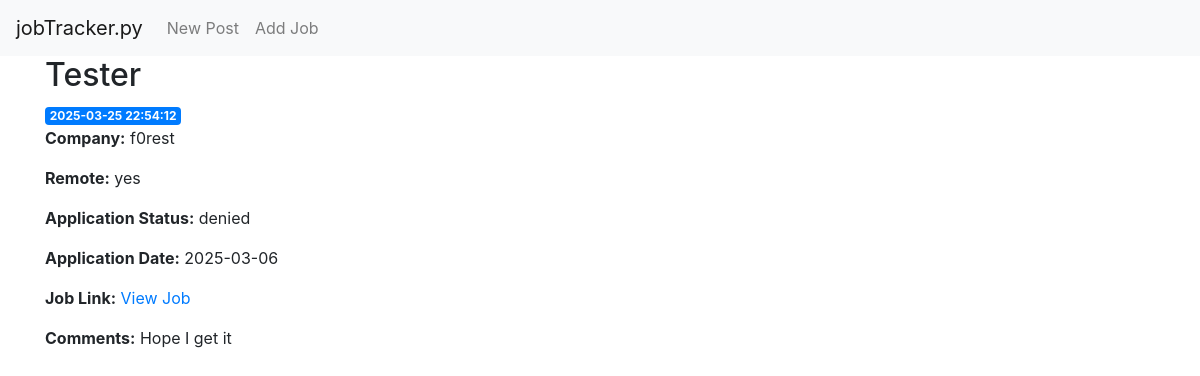
The page /job/3 on the database its author committed.
### tables this page shows
CREATE TABLE jobs (
    id INTEGER PRIMARY KEY AUTOINCREMENT,
    created TIMESTAMP NOT NULL DEFAULT CURRENT_TIMESTAMP,
    job_title TEXT NOT NULL,
    company TEXT NOT NULL,
    remote_q TEXT CHECK(remote_q IN ('yes', 'no', 'hybrid')) NOT NULL,
    applied TEXT CHECK (applied IN ('applied', 'interested', 'interviewing', 'hired', 'denied')) NOT NULL,
    applied_date DATE,
    link TEXT,
    comments TEXT
);

### app.py (the view)
@app.route('/job/<int:job_id>')
def job(job_id):
    job = get_job(job_id)
    return render_template('job.html', job=job)

### app.py (called while the page is built)
def get_db_connection():
    conn = sqlite3.connect('database.db')
    conn.row_factory = sqlite3.Row
    return conn

def get_job(job_id):
    conn = get_db_connection()
    job = conn.execute('SELECT * FROM jobs WHERE id = ?',
                        (job_id,)).fetchone()
    conn.close()
    if job is None:
        abort(404)
    return job

### templates/job.html
{% extends 'base.html' %}
{% block content %}
    <h2>{% block title %} {{ job['job_title'] }} {% endblock %}</h2>
    <span class="badge badge-primary">{{ job['created'] }}</span>
    <p><strong>Company:</strong> {{ job['company'] }}</p>
    <p><strong>Remote:</strong> {{ job['remote_q'] }}</p>
    <p><strong>Application Status:</strong> {{ job['applied'] }}</p>
    <p><strong>Application Date:</strong> {{ job['applied_date'] if job['applied_date'] else 'N/A' }}</p>
    <p><strong>Job Link:</strong>
        {% if job['link'] %}
            <a href="{{ job['link'] }}" target="_blank">View Job</a>
        {% else %}
            N/A
        {% endif %}
    </p>
    <p><strong>Comments:</strong>
        {% if job['comments'] %}
            {{ job['comments'] }}
        {% else %}
            N/A
        {% endif %}
    </p>
{% endblock %}

### rows shown on the page
jobs: job_title "Tester", created "2025-03-25 22:54:12", company "f0rest", remote_q "yes", applied "denied", applied_date "2025-03-06", comments "Hope I get it"
